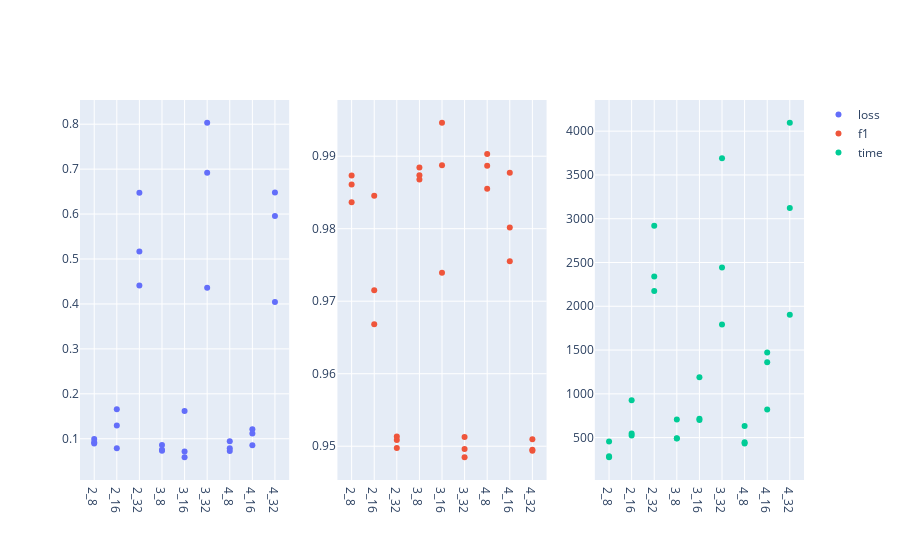
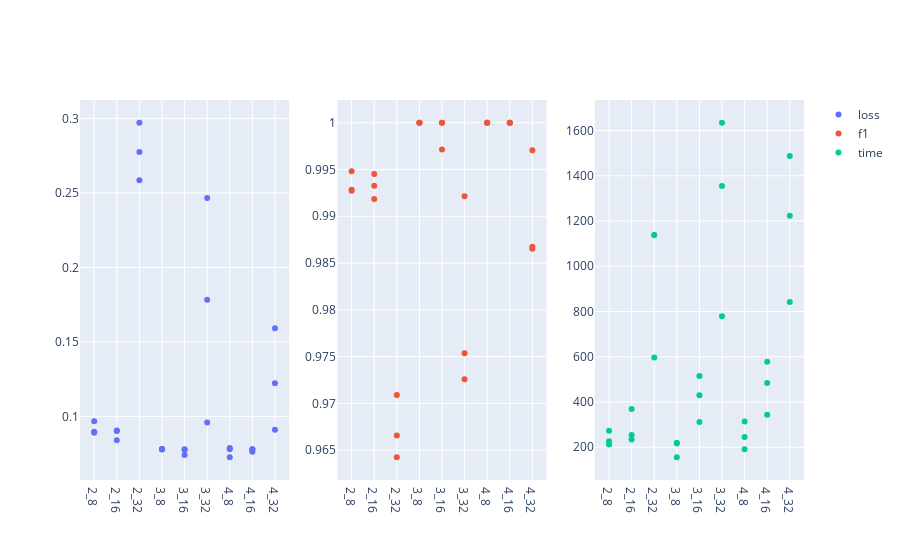
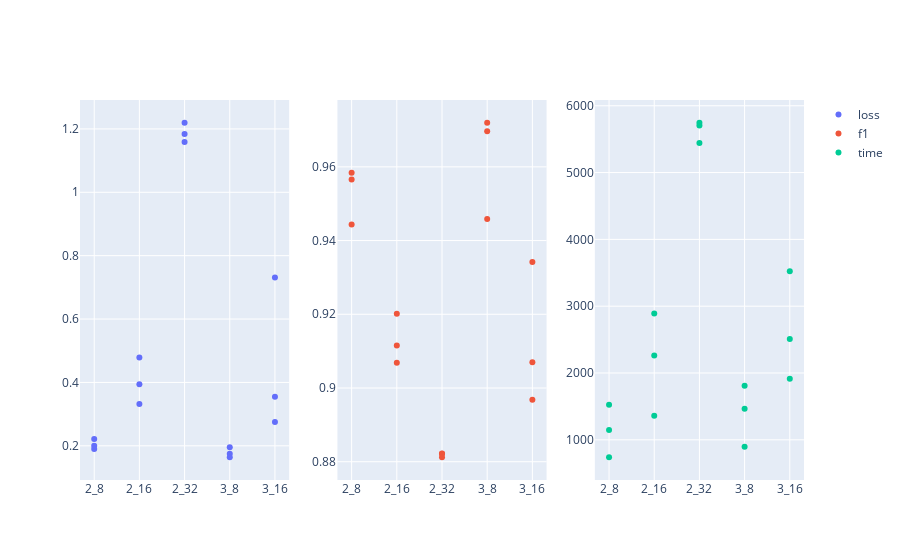
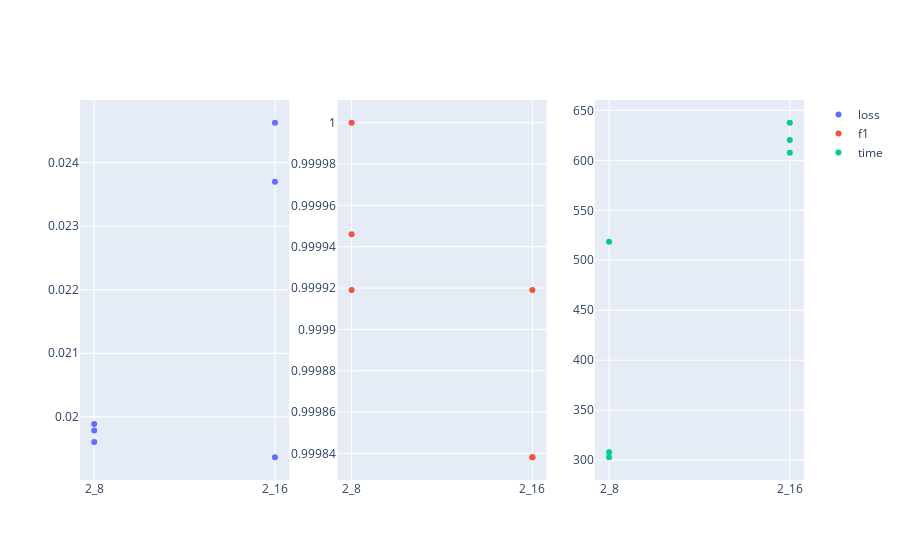

Source (notebook cell) for these figures, in order:
### Markdown cell above
# Train Stats

### Code cell
visualise_train()

### Figure 1 — Plotly figure (JSON) as saved in the notebook; plotly's stock layout.template omitted (floating-point values rounded to 4 significant figures)
{"data": [{"hoverinfo": ["all"], "mode": "markers", "name": "loss", "type": "scatter", "x": ["2_8", "2_8", "2_8", "2_16", "2_16", "2_16", "2_32", "2_32", "2_32", "3_8", "3_8", "3_8", "3_16", "3_16", "3_16", "3_32", "3_32", "3_32", "4_8", "4_8", "4_8", "4_16", "4_16", "4_16", "4_32", "4_32", "4_32"], "xaxis": "x", "y": [0.09228, 0.09925, 0.08947, 0.1293, 0.1654, 0.07866, 0.5165, 0.6472, 0.4411, 0.07302, 0.08587, 0.07545, 0.1619, 0.05881, 0.07159, 0.6919, 0.8032, 0.4358, 0.09428, 0.07905, 0.07259, 0.1118, 0.1213, 0.08575, 0.6478, 0.4041, 0.5955], "yaxis": "y"}, {"hoverinfo": ["all"], "mode": "markers", "name": "f1", "type": "scatter", "x": ["2_8", "2_8", "2_8", "2_16", "2_16", "2_16", "2_32", "2_32", "2_32", "3_8", "3_8", "3_8", "3_16", "3_16", "3_16", "3_32", "3_32", "3_32", "4_8", "4_8", "4_8", "4_16", "4_16", "4_16", "4_32", "4_32", "4_32"], "xaxis": "x2", "y": [0.9837, 0.9861, 0.9873, 0.9715, 0.9668, 0.9845, 0.9498, 0.9508, 0.9513, 0.9884, 0.9868, 0.9874, 0.9739, 0.9946, 0.9888, 0.9496, 0.9485, 0.9513, 0.9855, 0.9887, 0.9903, 0.9802, 0.9755, 0.9877, 0.9494, 0.9495, 0.951], "yaxis": "y2"}, {"hoverinfo": ["all"], "mode": "markers", "name": "time", "type": "scatter", "x": ["2_8", "2_8", "2_8", "2_16", "2_16", "2_16", "2_32", "2_32", "2_32", "3_8", "3_8", "3_8", "3_16", "3_16", "3_16", "3_32", "3_32", "3_32", "4_8", "4_8", "4_8", "4_16", "4_16", "4_16", "4_32", "4_32", "4_32"], "xaxis": "x3", "y": [275.8, 288.4, 456.0, 548.1, 524.7, 928.0, 2340.0, 2175.0, 2920.0, 493.9, 706.3, 489.4, 715.5, 701.8, 1191.0, 3692.0, 2442.0, 1793.0, 447.5, 432.2, 633.0, 1362.0, 1472.0, 821.5, 3122.0, 4096.0, 1904.0], "yaxis": "y3"}], "layout": {"xaxis": {"anchor": "y", "domain": [0, 0.2889]}, "xaxis2": {"anchor": "y2", "domain": [0.3556, 0.6444]}, "xaxis3": {"anchor": "y3", "domain": [0.7111, 1]}, "yaxis": {"anchor": "x", "domain": [0, 1]}, "yaxis2": {"anchor": "x2", "domain": [0, 1]}, "yaxis3": {"anchor": "x3", "domain": [0, 1]}}}

### Figure 2 — Plotly figure (JSON) as saved in the notebook; plotly's stock layout.template omitted (floating-point values rounded to 4 significant figures)
{"data": [{"hoverinfo": ["all"], "mode": "markers", "name": "loss", "type": "scatter", "x": ["2_8", "2_8", "2_8", "2_16", "2_16", "2_16", "2_32", "2_32", "2_32", "3_8", "3_8", "3_8", "3_16", "3_16", "3_16", "3_32", "3_32", "3_32", "4_8", "4_8", "4_8", "4_16", "4_16", "4_16", "4_32", "4_32", "4_32"], "xaxis": "x", "y": [0.08967, 0.09679, 0.08905, 0.08396, 0.09046, 0.09019, 0.2971, 0.2775, 0.2585, 0.07777, 0.07804, 0.07802, 0.07738, 0.07418, 0.07803, 0.2465, 0.1782, 0.09588, 0.07259, 0.07792, 0.07887, 0.07796, 0.07802, 0.07631, 0.09106, 0.1591, 0.1222], "yaxis": "y"}, {"hoverinfo": ["all"], "mode": "markers", "name": "f1", "type": "scatter", "x": ["2_8", "2_8", "2_8", "2_16", "2_16", "2_16", "2_32", "2_32", "2_32", "3_8", "3_8", "3_8", "3_16", "3_16", "3_16", "3_32", "3_32", "3_32", "4_8", "4_8", "4_8", "4_16", "4_16", "4_16", "4_32", "4_32", "4_32"], "xaxis": "x2", "y": [0.9948, 0.9928, 0.9927, 0.9945, 0.9918, 0.9933, 0.9642, 0.9709, 0.9666, 1, 1, 1, 0.9972, 1, 1, 0.9726, 0.9754, 0.9921, 1, 1, 1, 1, 1, 1, 0.9971, 0.9865, 0.9868], "yaxis": "y2"}, {"hoverinfo": ["all"], "mode": "markers", "name": "time", "type": "scatter", "x": ["2_8", "2_8", "2_8", "2_16", "2_16", "2_16", "2_32", "2_32", "2_32", "3_8", "3_8", "3_8", "3_16", "3_16", "3_16", "3_32", "3_32", "3_32", "4_8", "4_8", "4_8", "4_16", "4_16", "4_16", "4_32", "4_32", "4_32"], "xaxis": "x3", "y": [226.8, 212.7, 272.6, 234.3, 254.1, 368.7, 1138.0, 597.1, 1138.0, 219.9, 216.4, 155.8, 429.7, 515.2, 311.9, 1634.0, 1355.0, 779.0, 314.3, 190.6, 245.0, 578.4, 343.5, 483.8, 1487.0, 842.5, 1224.0], "yaxis": "y3"}], "layout": {"xaxis": {"anchor": "y", "domain": [0, 0.2889]}, "xaxis2": {"anchor": "y2", "domain": [0.3556, 0.6444]}, "xaxis3": {"anchor": "y3", "domain": [0.7111, 1]}, "yaxis": {"anchor": "x", "domain": [0, 1]}, "yaxis2": {"anchor": "x2", "domain": [0, 1]}, "yaxis3": {"anchor": "x3", "domain": [0, 1]}}}

### Figure 3 — Plotly figure (JSON) as saved in the notebook; plotly's stock layout.template omitted (floating-point values rounded to 4 significant figures)
{"data": [{"hoverinfo": ["all"], "mode": "markers", "name": "loss", "type": "scatter", "x": ["2_8", "2_8", "2_8", "2_16", "2_16", "2_16", "2_32", "2_32", "2_32", "3_8", "3_8", "3_8", "3_16", "3_16", "3_16"], "xaxis": "x", "y": [0.1898, 0.1998, 0.2214, 0.4791, 0.394, 0.3319, 1.219, 1.184, 1.159, 0.1745, 0.1955, 0.1639, 0.7313, 0.2755, 0.3549], "yaxis": "y"}, {"hoverinfo": ["all"], "mode": "markers", "name": "f1", "type": "scatter", "x": ["2_8", "2_8", "2_8", "2_16", "2_16", "2_16", "2_32", "2_32", "2_32", "3_8", "3_8", "3_8", "3_16", "3_16", "3_16"], "xaxis": "x2", "y": [0.9566, 0.9584, 0.9444, 0.9068, 0.9115, 0.9201, 0.8822, 0.8822, 0.8812, 0.972, 0.9459, 0.9696, 0.8968, 0.9342, 0.907], "yaxis": "y2"}, {"hoverinfo": ["all"], "mode": "markers", "name": "time", "type": "scatter", "x": ["2_8", "2_8", "2_8", "2_16", "2_16", "2_16", "2_32", "2_32", "2_32", "3_8", "3_8", "3_8", "3_16", "3_16", "3_16"], "xaxis": "x3", "y": [1146.0, 1523.0, 739.2, 1361.0, 2264.0, 2889.0, 5746.0, 5441.0, 5703.0, 1810.0, 898.0, 1465.0, 3522.0, 2510.0, 1912.0], "yaxis": "y3"}], "layout": {"xaxis": {"anchor": "y", "domain": [0, 0.2889]}, "xaxis2": {"anchor": "y2", "domain": [0.3556, 0.6444]}, "xaxis3": {"anchor": "y3", "domain": [0.7111, 1]}, "yaxis": {"anchor": "x", "domain": [0, 1]}, "yaxis2": {"anchor": "x2", "domain": [0, 1]}, "yaxis3": {"anchor": "x3", "domain": [0, 1]}}}

### Figure 4 — Plotly figure (JSON) as saved in the notebook; plotly's stock layout.template omitted (floating-point values rounded to 4 significant figures)
{"data": [{"hoverinfo": ["all"], "mode": "markers", "name": "loss", "type": "scatter", "x": ["2_8", "2_8", "2_8", "2_16", "2_16", "2_16"], "xaxis": "x", "y": [0.01989, 0.0196, 0.01978, 0.0237, 0.02463, 0.01936], "yaxis": "y"}, {"hoverinfo": ["all"], "mode": "markers", "name": "f1", "type": "scatter", "x": ["2_8", "2_8", "2_8", "2_16", "2_16", "2_16"], "xaxis": "x2", "y": [0.9999, 1, 0.9999, 0.9999, 0.9998, 0.9998], "yaxis": "y2"}, {"hoverinfo": ["all"], "mode": "markers", "name": "time", "type": "scatter", "x": ["2_8", "2_8", "2_8", "2_16", "2_16", "2_16"], "xaxis": "x3", "y": [518.5, 302.9, 307.8, 620.3, 637.6, 607.7], "yaxis": "y3"}], "layout": {"xaxis": {"anchor": "y", "domain": [0, 0.2889]}, "xaxis2": {"anchor": "y2", "domain": [0.3556, 0.6444]}, "xaxis3": {"anchor": "y3", "domain": [0.7111, 1]}, "yaxis": {"anchor": "x", "domain": [0, 1]}, "yaxis2": {"anchor": "x2", "domain": [0, 1]}, "yaxis3": {"anchor": "x3", "domain": [0, 1]}}}
